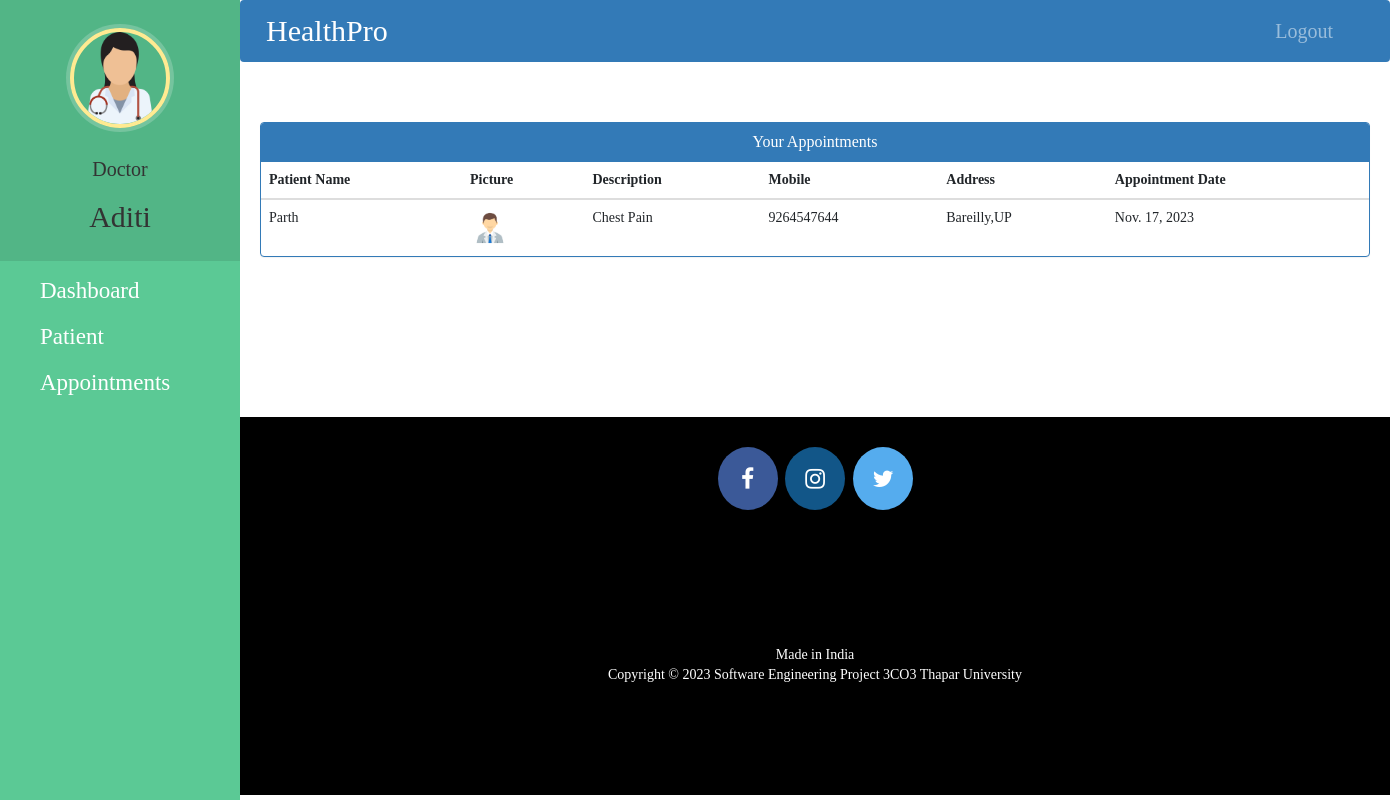
The app's page /doctor-view-appointment (signed in) with its own data.
### hospital/models.py (models this page shows, shortened)
class Doctor(models.Model):
    user=models.OneToOneField(User,on_delete=models.CASCADE)
    profile_pic= models.ImageField(upload_to='profile_pic/DoctorProfilePic/',null=True,blank=True)
    address = models.CharField(max_length=40)
    mobile = models.CharField(max_length=20,null=True)
    department= models.CharField(max_length=50,choices=departments,default='Cardiologist')
    status=models.BooleanField(default=False)

class Appointment(models.Model):
    patientId=models.PositiveIntegerField(null=True)
    doctorId=models.PositiveIntegerField(null=True)
    patientName=models.CharField(max_length=40,null=True)
    doctorName=models.CharField(max_length=40,null=True)
    appointmentDate=models.DateField(auto_now=True)
    description=models.TextField(max_length=500)
    status=models.BooleanField(default=False)

class Patient(models.Model):
    user=models.OneToOneField(User,on_delete=models.CASCADE)
    profile_pic= models.ImageField(upload_to='profile_pic/PatientProfilePic/',null=True,blank=True)
    address = models.CharField(max_length=40)
    mobile = models.CharField(max_length=20,null=False)
    symptoms = models.CharField(max_length=100,null=False)
    assignedDoctorId = models.PositiveIntegerField(null=True)
    admitDate=models.DateField(auto_now=True)
    status=models.BooleanField(default=False)

### hospital/views.py (the view)
# urls.py: path('doctor-view-appointment', views.doctor_view_appointment_view,name='doctor-view-appointment'),
@login_required(login_url='doctorlogin')
@user_passes_test(is_doctor)
def doctor_view_appointment_view(request):
    doctor=models.Doctor.objects.get(user_id=request.user.id) #for profile picture of doctor in sidebar
    appointments=models.Appointment.objects.all().filter(status=True,doctorId=request.user.id)
    patientid=[]
    for a in appointments:
        patientid.append(a.patientId)
    patients=models.Patient.objects.all().filter(status=True,user_id__in=patientid)
    appointments=zip(appointments,patients)
    return render(request,'hospital/doctor_view_appointment.html',{'appointments':appointments,'doctor':doctor})

### hospital/views.py (called while the page is built)
def is_doctor(user):
    return user.groups.filter(name='DOCTOR').exists()

### templates/hospital/doctor_view_appointment.html (shortened to what this page needs)
{% extends 'hospital/doctor_base.html' %}
{% block content %}
{%load static%}
<head>
  <link href="//netdna.bootstrapcdn.com/bootstrap/3.0.0/css/bootstrap.min.css" rel="stylesheet" id="bootstrap-css">
</head>
<div class="container">
  <div class="panel panel-primary">
    <div class="panel-heading">
      <h6 class="panel-title" >Your Appointments</h6>
    </div>
    <table class="table table-hover" id="dev-table">
      <thead>
        <tr>
          <th>Patient Name</th>
          <th>Picture</th>
          <th>Description</th>
          <th>Mobile</th>
          <th>Address</th>
          <th>Appointment Date</th>
        </tr>
      </thead>
      {% for a,p in appointments %}
      <tr>
        <td>{{a.patientName}}</td>
        <td> <img src="{% static p.profile_pic.url %}" alt="Profile Pic" height="40px" width="40px" /></td>
        <td>{{a.description}}</td>
        <td>{{p.mobile}}</td>
        <td>{{p.address}}</td>
        <td>{{a.appointmentDate}}</td>
      </tr>
      {% endfor %}
    </table>
  </div>
</div>
{% endblock content %}

### templates/hospital/doctor_base.html (shortened to what this page needs)
<!DOCTYPE html>
{% load static %}
<html lang="en">
<head>
  <link rel="stylesheet" href="https://stackpath.bootstrapcdn.com/bootstrap/4.3.1/css/bootstrap.min.css">
  <link rel="stylesheet" href="https://maxcdn.bootstrapcdn.com/font-awesome/4.7.0/css/font-awesome.min.css">
</head>
<body>
  <nav class="menu" tabindex="0">
    <header class="avatar">
      <img src="{% static doctor.profile_pic.url %}" alt="Profile Pic" />
      <br><br>
      <h6 style="font-size: 20px">Doctor</h6>
      <h2 style="font-weight: 500;">{{request.user.first_name}}</h2>
    </header>
    <ul>
      <li tabindex="0" class="icon-dashboard"> <a style="color:white; text-decoration:none; font-size: 23px" href="/doctor-dashboard"><span>Dashboard</span></a> </li>
      <li tabindex="0" class="icon-users"> <a style="color:white; text-decoration:none; font-size: 23px" href="/doctor-patient"><span>Patient</span></a></li>
      <li tabindex="0" class="icon-calendar"> <a style="color:white; text-decoration:none; font-size: 23px" href="/doctor-appointment"><span>Appointments</span></a></li>
    </ul>
  </nav>
  <main>
    <div class="bs-example">
      <nav class="navbar navbar-expand-md  navbar-dark fixed-top" style="background:#337AB7;">
        <a href="/doctor-dashboard" class="navbar-brand" style="font-size: 30px">HealthPro</a>
        <div class="collapse navbar-collapse justify-content-between" id="navbarCollapse">
          <div class="navbar-nav" style=" margin-left: 90%;">
            <a href="/logout" class="nav-item nav-link" style="font-size: 20px">Logout</a>
          </div>
        </div>
      </nav>
    </div>
    <br><br>
    {% block content %}
    {% endblock content %}
    <br><br><br><br><br><br><br>
    <footer>
      <p>
        <a id="ftr" href="https://www.facebook.com/arshita.mehta.77" class="fa fa-facebook"></a>
        <a id="ftr" href="https://instagram.com/anushkas2111?igshid=dzMzOTZ5eXc5aWVp" class="fa fa-instagram"></a>
        <a id="ftr" href="https://x.com/21AnushkaSingh?s=09" class="fa fa-twitter"></a>
      </p>
      <br>
      <div class="container">
        <div class="row">
          <div class="col-md-12 col-sm-12">
            <div style="color:#ffffff;" class="wow fadeInUp footer-copyright">
              <p>Made in India <br>
                Copyright &copy; 2023 Software Engineering Project 3CO3 Thapar University </p>
            </div>
          </div>
        </div>
      </div>
    </footer>
  </main>
</body>
</html>

### templates/hospital/doctor_base.html (style rules this page uses)
a:link { text-decoration: none; }
a { color: white; }
footer { padding: 0px 0px 0px 0px; background-color: black; margin: 0px; }
#ftr { padding: 20px; }
.fa { font-size: 23px; width: 60px; text-align: center; text-decoration: none; margin: 5px 2px; border-radius: 50%; }
.fa-facebook { background: #3B5998; color: white; margin-top: 30px; }
.fa-twitter { background: #55ACEE; color: white; }
.fa-instagram { background: #125688; color: white; }
p { text-align: center; }
body { padding-left: 240px; }
main { position: relative; height: 100vh; }
.menu { background: #5bc995; height: 100vh; width: 240px; position: fixed; top: 0px; left: 0; z-index: 5; outline: none; }
.menu .avatar { background: rgba(0, 0, 0, 0.1); padding: 2em 0.5em; text-align: center; }
.menu .avatar img { width: 100px; border-radius: 50%; overflow: hidden; border: 4px solid #ffea92; box-shadow: 0 0 0 4px rgba(255, 255, 255, 0.2); }
.menu .avatar h2 { font-weight: normal; margin-bottom: 0; }
.menu ul { list-style: none; padding: 0.5em 0; margin: 0; }
.menu ul li { padding: 0.5em 1em 0.5em 3em; font-size: 0.95em; font-weight: regular; background-repeat: no-repeat; background-position: left 15px center; background-size: auto 20px; transition: all 0.15s linear; cursor: pointer; }
.menu ul li.icon-dashboard { background-image: url("http://www.entypo.com/images//gauge.svg"); }
.menu ul li.icon-users { background-image: url("http://www.entypo.com/images//users.svg"); }
.menu ul li.icon-calendar { background-image: url("http://www.entypo.com/images//calendar.svg"); }

### templates/hospital/doctor_view_appointment.html (style rules this page uses)
a:link { text-decoration: none; }
h6 { text-align: center; }
* { font-family: poppins; }
.row { margin: 100px; }

### records on screen
Doctor: profile_pic (picture)
Appointment: patientName "Parth", profile_pic (picture), description "Chest Pain", mobile "9264547644", address "Bareilly,UP", appointmentDate "Nov. 17, 2023"

### other values on screen
{{ request.user.first_name }} "Aditi"
